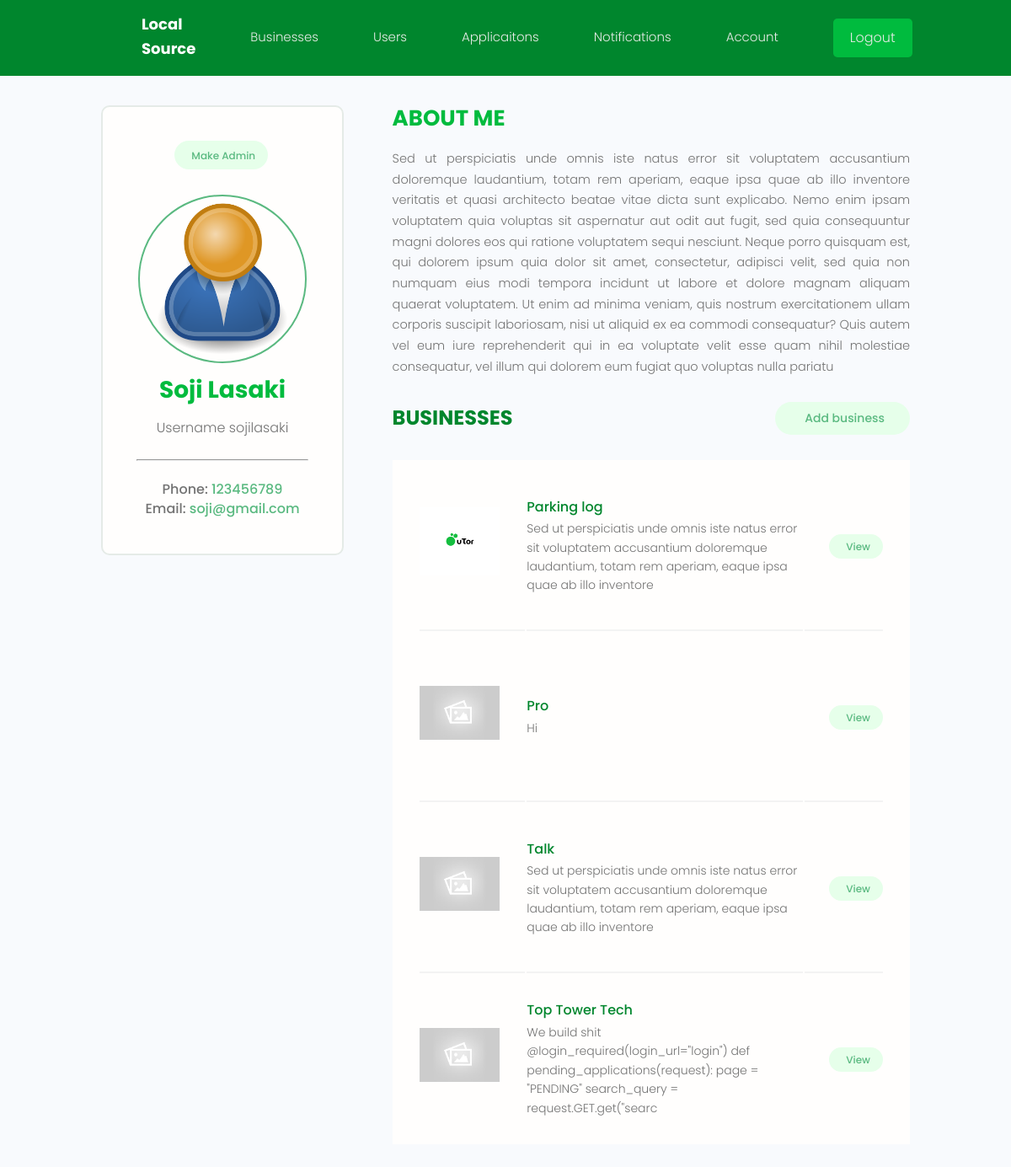
Screenshot of /users/user_profile/d1765767-680c-4a59-97ce-d5fd300a5edc/ (signed in) with the database file from the repository.
### Users/models.py (models this page shows, shortened)
class Profile(models.Model):
    user = models.OneToOneField(User, on_delete=models.CASCADE)
    first_name = models.CharField(max_length=200)
    last_name = models.CharField(max_length=200)
    username = models.CharField(max_length=200, unique=True)
    is_admin = models.BooleanField(default=False)
    bio = models.TextField(blank=True, null=True)
    profile_image = models.ImageField(null=True, blank=True, upload_to='profiles/', default="profiles/user-default.png")
    phone_number = models.IntegerField(blank=True, null=True)
    email = models.EmailField()
    id = models.UUIDField(primary_key=True, default=uuid.uuid4, editable=False, unique=True)
    created = models.DateTimeField(auto_now_add=True)
    @property
    def imageURL(self):
        try:
            url = self.profile_image.url
        except:
            url = ''
        return url

### Business/models.py (models this page shows, shortened)
class Business(models.Model):
    OPTIONS = (
        ("Approved", "Approved"),
        ("Pending", "Pending"),
        ("Declined", "Declinedz")
    )
    approval_state = models.CharField(max_length=10, choices=OPTIONS, null=True, blank=True, default="Pending")
    owner = models.ForeignKey(Profile, on_delete=models.CASCADE)
    name = models.CharField(max_length=200)
    categories = models.ManyToManyField("Category", blank=True)
    description = models.TextField(null=True, blank=True)
    address = models.ForeignKey("Address", on_delete=models.CASCADE)
    image = models.ImageField(null=True, blank=True, default="default.jpg")
    phone_number = models.IntegerField(blank=True, null=True)
    email = models.EmailField()
    website = models.CharField(max_length=200, null=True, blank=True)
    vote_total = models.IntegerField(default=0, null=True, blank=True)
    vote_ratio = models.IntegerField(default=0, null=True, blank=True)
    id = models.UUIDField(primary_key=True, default=uuid.uuid4, editable=False, unique=True)
    created = models.DateTimeField(auto_now_add=True)
    class Meta:
        verbose_name_plural = "Businesses"
        ordering = ['-vote_ratio', '-vote_total', 'name']
    @property
    def imageURL(self):
        try:
            url = self.image.url
        except:
            url = ''
        return url

### Users/views.py (the view)
# urls.py: path('user_profile/<str:pk>/', views.user_profile, name="user-profile"),
@login_required(login_url="login")
def user_profile(request, pk):
    profile = Profile.objects.get(id=pk)
    businesses = profile.business_set.all()
    context = {'profile':profile, 'businesses':businesses}
    return render(request, "users/account.html", context)

### Users/templates/Users/account.html (shortened to what this page needs)
{% extends 'main.html' %}
{% block content %}
<main class="settingsPage profile my-md">
  <div class="container">
    <div class="layout">
      <div class="column column--1of3">
        <div class="card text-center">
          <div class="card__body dev">
              {% if user.profile.is_admin == True and profile.is_admin == False %}
                <a class="tag tag--pill tag--main settings__btn" href="{% url 'make-admin' profile.id %}?next={{ request.get_full_path|urlencode }}">
                Make Admin</a>
              {% elif user.is_superuser %}
                <a class="tag tag--pill tag--main settings__btn" href="{% url 'remove-admin' profile.id %}?next={{ request.get_full_path|urlencode }}"><i class="im im-edit"></i>
                  Remove Admin</a>
              {% endif %}
            <img class="avatar avatar--xl dev__avatar" src="{{profile.imageURL}}" />
            <h2 class="dev__name">{{profile.first_name}} {{profile.last_name}}</h2>
            <p class="dev__location">Username {{profile.username}}</p>
            <br>
            <hr>
            <br>
            <p class="dev__title">Phone:
                <a href="tel:+{{profile.phone_number}}"">{{profile.phone_number}}</a>
            </p>
            <p class="dev__title">Email: <a href="mailto:{{profile.email}}"">{{profile.email}}</a></p>
          </div>
        </div>
      </div>
      <div class="column column--2of3">
        <div class="devInfo">
          <h3 class="devInfo__title">About Me</h3>
          <p class="devInfo__about">{{profile.bio}}</p>
        </div>
        <div class="settings">
          <h3 class="settings__title">Businesses</h3>
          <a class="tag tag--pill tag--main settings__btn tag--lg" href="{% url 'create-business' %}"> Add business</a>
        </div>
        <table class="settings__table">
          {% for business in businesses %}
          <tr>
            <td class="settings__thumbnail">
              <a href="{% url 'single-business' business.id %}"><img src="{{business.imageURL}}" alt="business Thumbnail" /></a>
            </td>
            <td class="settings__tableInfo">
              <a href="{% url 'single-business' business.id %}">{{business.name}}</a>
              <p>{{business.description|slice:"150"}}</p>
            </td>
            {% if user.id == profile.user.id%}
            <td class="settings__tableActions">
              <a class="tag tag--pill tag--main settings__btn" href="{% url 'update-business' business.id %}"><i
                  class="im im-edit"></i> Edit</a>
              <a class="tag tag--pill tag--main settings__btn"
                href="{% url 'delete-business'  business.id %}?next=/account"><i class="im im-x-mark-circle-o"></i>
                Delete</a>
            </td>
            {% else %}
            <td class="settings__tableActions">
                <a class="tag tag--pill tag--main settings__btn"
                    href="{% url 'single-business'  business.id %}?next=/account">
                    View</a>
                </td>
                {% endif %}
          </tr>
          {% endfor %}
        </table>
      </div>
    </div>
  </div>
</main>
{% endblock %}

### static/styles/app.css (style rules this page uses)
:root { --color-sub: #00862d; }
.card { border: 2px solid var(--color-light); }
img { width: 100%; }
.profile .card > .dev { padding: 4rem; }
.dev__avatar { display: block; margin: auto; }
.dev__name { color: var(--color-sub-light); font-size: 2.8rem; font-weight: 700; margin-top: 1rem; margin-bottom: 0.5rem; }
.dev__title { font-size: 1.6rem; font-weight: 500; line-height: 1.3; }
.dev__location { margin-top: 1rem; }
.devInfo { margin-bottom: 3rem; }
.devInfo__title, .devInfo__subtitle { font-size: 2.6rem; color: var(--color-sub-light); text-transform: uppercase; font-weight: 700; margin-bottom: 1.5rem; }
.devInfo__about, .devSkill__info { font-size: 1.45rem; line-height: 1.7; text-align: justify; }
.settingsPage .dev > .settings__btn { display: inline-block; margin-bottom: 3rem; }
.settings { display: flex; justify-content: space-between; align-items: center; }
.settings__title { font-size: 2.4rem; text-transform: uppercase; font-weight: 700; color: var(--color-sub); }
.settings__table { margin-top: 3rem; margin-bottom: 5rem; padding: 0 3rem; background: var(--color-white); }
.settings__table tr { width: 100%; }
.settings__table tr > td { padding: 2rem 0; }
.settings__table tr:not(:last-child) td { border-bottom: 2px solid var(--color-white-light); }
.settings__thumbnail { width: 23%; min-width: 10rem; }
.settings__thumbnail img { padding-right: 3rem; height: 15rem; object-fit: contain; }
.settings__tableInfo { width: 60%; }
.settings__tableInfo h4, .settings__tableInfo a { padding-right: 1rem; width: auto; font-size: 1.6rem; font-weight: 500; color: var(--color-sub); }
.settings__tableInfo p { font-size: 1.4rem; }
.settings__tableActions { text-align: right; }

### static/uikit/styles/modules/_variables.css (style rules this page uses)
:root { --color-main: #5ab980; --color-main-light: #e6ffea; --color-sub: #00862d; --color-sub-light: #00bb3e; --color-sub-lighter: #00ff55; --color-text: #737373; --color-gray: #8b8b8b; --color-light: #e5ebe7; --color-light-gray: #767676; --color-bg: #f8fafd; --color-white: #fffefd; --color-white-light: #f3f3f3; --color-success: #359e64; --color-success-bg: #def8e8; --color-error: #fc4b0b; --color-error-bg: #fff2ee; --font-base: 'Poppins', arial, helvetica, 'Segoe UI', roboto, ubuntu, sans-serif; --font-monospace: 'Fira Code', 'Courier New', courier, monospace; --font-regular: 300; --font-medium: 500; --font-bold: 700; --generic-shadow: 1px 1px 5px #00000010; --generic-transition: all 0.3s ease-in-out; }

### static/uikit/styles/modules/_base.css (style rules this page uses)
* { margin: 0; padding: 0; box-sizing: border-box; text-rendering: optimizeLegibility; color: inherit; font-size: inherit; }
html { font-size: 50%; }
@media only screen and (min-width: 480px) { html { font-size: 56.25%; } }
@media only screen and (min-width: 1200px) { html { font-size: 62.5%; } }
body { line-height: 1.6; font-weight: 400; font-size: 1.5rem; color: var(--color-text); background-color: var(--color-bg); min-height: 100vh; }

### static/uikit/styles/modules/_typography.css (style rules this page uses)
* { font-family: var(--font-base); }
h2 { font-size: 3.6rem; font-weight: var(--font-bold); }
h3 { font-size: 3.2rem; font-weight: var(--font-medium); }
p, span, strong { font-size: 1.6rem; color: var(--color-text); font-weight: var(--font-regular); }
a { padding-bottom: 2px; text-decoration: none; display: inline-block; color: var(--color-main); font-weight: var(--font-medium); }

### static/uikit/styles/modules/_utilities.css (style rules this page uses)
.container { width: 92%; max-width: 165rem; margin: 0 auto; box-sizing: border-box; }
@media screen and (min-width: 1000px) { .container { width: 90%; } }
@media screen and (min-width: 1200px) { .container { width: 80%; } }
.text-center { text-align: center; }
.my-md { margin: 3rem auto; }

### static/uikit/styles/modules/_avatar.css (style rules this page uses)
.avatar { border-radius: 50%; border: 2px solid var(--color-main); object-fit: cover; }
.avatar--xl { height: 20rem; width: 20rem; }

### static/uikit/styles/modules/_card.css (style rules this page uses)
.card { border-radius: 1rem; background-color: var(--color-white); border: 1.5px solid var(--color-light); width: auto; height: auto; margin-top: 0.5rem; margin-bottom: 0.5rem; overflow: hidden; }
.card__body, .card__header { padding: 2rem 2.5rem; }

### static/uikit/styles/modules/_tag.css (style rules this page uses)
.tag { display: inline-flex; align-items: center; background-color: var(--color-sub); height: -webkit-fit-content; height: -moz-fit-content; height: fit-content; width: -webkit-fit-content; width: -moz-fit-content; width: fit-content; border-radius: 0.5rem; padding: 0.5rem 1.5rem; font-size: 1.2rem; cursor: pointer; }
.tag:not(:last-child) { margin-right: 0.25rem; margin-bottom: 0.75rem; }
.tag--pill { border-radius: 5rem; }
.tag--main, .tag--main > small { background: var(--color-main-light); color: var(--color-main); font-weight: 500; }
.tag--lg { padding: 0.8rem 3rem; font-size: 1.4rem; }

### rows the page displays
Profile: imageURL (placeholder picture), first_name "Soji", last_name "Lasaki", username "sojilasaki", phone_number "123456789", email "soji@gmail.com", bio "Sed ut perspiciatis unde omnis iste natus error sit voluptatem accusantium doloremque laudantium, totam rem aperiam, eaque ipsa quae ab illo inventore veritatis et quasi architecto beatae vitae dicta sunt explicabo. Nemo enim ipsam voluptatem quia voluptas sit aspernatur aut odit aut fugit, sed quia consequuntur magni dolores eos qui ratione voluptatem sequi nesciunt. Neque porro quisquam est, qui dolorem ipsum quia dolor sit amet, consectetur, adipisci velit, sed quia non numquam eius modi tempora incidunt ut labore et dolore magnam aliquam quaerat voluptatem. Ut enim ad minima veniam, quis nostrum exercitationem ullam corporis suscipit laboriosam, nisi ut aliquid ex ea commodi…"
Business: imageURL (picture), name "Parking log", description "Sed ut perspiciatis unde omnis iste natus error sit voluptatem accusantium doloremque laudantium, totam rem aperiam, eaque ipsa quae ab illo inventore"
Business: imageURL (placeholder picture), name "Pro", description "Hi"
Business: imageURL (placeholder picture), name "Talk", description "Sed ut perspiciatis unde omnis iste natus error sit voluptatem accusantium doloremque laudantium, totam rem aperiam, eaque ipsa quae ab illo inventore"
Business: imageURL (placeholder picture), name "Top Tower Tech", description "We build shit @login_required(login_url=\"login\") def pending_applications(request): page = \"PENDING\" search_query = request.GET.get(\"searc"
